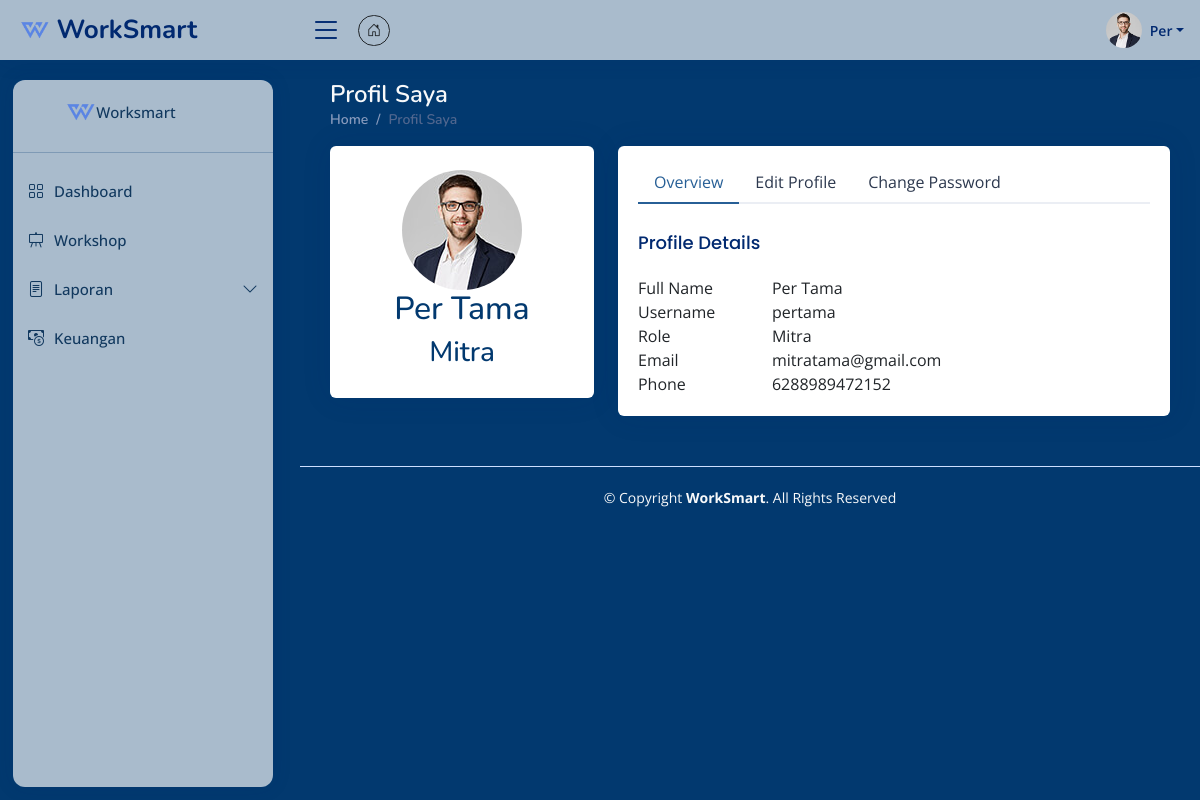
Screenshot of /pages/profil.php (signed in) with the database file from the repository.
### tables this page shows
CREATE TABLE `users` (
  `user_id` int(11) NOT NULL,
  `username` varchar(50) NOT NULL,
  `password` varchar(255) NOT NULL,
  `first_name` varchar(50) NOT NULL,
  `last_name` varchar(50) NOT NULL,
  `email` varchar(100) NOT NULL,
  `phone` varchar(16) NOT NULL,
  `role` enum('admin','mitra','user') NOT NULL,
  `created_at` timestamp NOT NULL DEFAULT current_timestamp(),
  `updated_at` timestamp NOT NULL DEFAULT current_timestamp() ON UPDATE current_timestamp()
);

### controllers/function.php (called while the page is built, shortened)
<?php
function getUserProfile($user_id) {
    require '../databases/database.php';
    $sql = "SELECT user_id, username, first_name, last_name, email, phone,  role, created_at
            FROM users WHERE user_id = ?";
    $stmt = $conn->prepare($sql);
    $stmt->bind_param("i", $user_id);
    $stmt->execute();
    return $stmt->get_result()->fetch_assoc();
}
?>

### pages/profil.php (the view, shortened to what this page needs)
<?php
require '../controllers/function.php';
$user_data = getUserProfile($_SESSION['user_id']);
?>
<!DOCTYPE html>
<html lang="en">
<head>
  <link href="assets/vendor/bootstrap/css/bootstrap.min.css" rel="stylesheet">
  <link href="assets/vendor/bootstrap-icons/bootstrap-icons.css" rel="stylesheet">
  <link href="assets/vendor/boxicons/css/boxicons.min.css" rel="stylesheet">
  <link href="assets/vendor/quill/quill.snow.css" rel="stylesheet">
  <link href="assets/vendor/quill/quill.bubble.css" rel="stylesheet">
  <link href="assets/vendor/remixicon/remixicon.css" rel="stylesheet">
  <link href="https://cdn.datatables.net/1.11.5/css/dataTables.bootstrap5.min.css" rel="stylesheet">
  <link href="https://cdn.datatables.net/responsive/2.2.9/css/responsive.bootstrap5.min.css" rel="stylesheet">
  <link href="https://cdn.datatables.net/buttons/2.2.2/css/buttons.bootstrap5.min.css" rel="stylesheet">
  <link href="assets/css/style.css" rel="stylesheet">
  <link href="assets/css/brand.css" rel="stylesheet">
</head>
<body>
  <?php require 'header.php'; ?>
  <?php require 'sidebar.php'; ?>
  <main id="main" class="main brand-bg-color">
    <div class="pagetitle">
      <h1 class="text-light">Profil Saya</h1>
      <nav>
        <ol class="breadcrumb">
          <li class="breadcrumb-item"><a href="dashboard.php">Home</a></li>
          <li class="breadcrumb-item active">Profil Saya</li>
        </ol>
      </nav>
    </div>
    <section class="section dashboard">
        <div class="row">
        <div class="col-xl-4">
            <div class="card">
                <div class="card-body profile-card pt-4 d-flex flex-column align-items-center">
                    <img src="assets/img/profile-img.jpg" alt="Profile" class="rounded-circle">
                    <h2 class="brand-color"><?= htmlspecialchars($user_data['first_name'] . ' ' . $user_data['last_name']) ?></h2>
                    <h3 class="brand-color"><?= ucfirst(htmlspecialchars($user_data['role'])) ?></h3>
                </div>
            </div>
        </div>
        <div class="col-xl-8">
            <div class="card">
                <div class="card-body pt-3">
                    <ul class="nav nav-tabs nav-tabs-bordered">
                        <li class="nav-item">
                            <button class="nav-link active" data-bs-toggle="tab" data-bs-target="#profile-overview">Overview</button>
                        </li>
                        <li class="nav-item">
                            <button class="nav-link" data-bs-toggle="tab" data-bs-target="#profile-edit">Edit Profile</button>
                        </li>
                        <li class="nav-item">
                            <button class="nav-link" data-bs-toggle="tab" data-bs-target="#profile-change-password">Change Password</button>
                        </li>
                    </ul>
                    <div class="tab-content pt-2">
                        <div class="tab-pane fade show active profile-overview" id="profile-overview">
                            <h5 class="card-title">Profile Details</h5>
                            <div class="row">
                                <div class="col-lg-3 col-md-4 label">Full Name</div>
                                <div class="col-lg-9 col-md-8"><?= htmlspecialchars($user_data['first_name'] . ' ' . $user_data['last_name']) ?></div>
                            </div>
                            <div class="row">
                                <div class="col-lg-3 col-md-4 label">Username</div>
                                <div class="col-lg-9 col-md-8"><?= htmlspecialchars($user_data['username']) ?></div>
                            </div>
                            <div class="row">
                                <div class="col-lg-3 col-md-4 label">Role</div>
                                <div class="col-lg-9 col-md-8"><?= ucfirst(htmlspecialchars($user_data['role'])) ?></div>
                            </div>
                            <div class="row">
                                <div class="col-lg-3 col-md-4 label">Email</div>
                                <div class="col-lg-9 col-md-8"><?= htmlspecialchars($user_data['email']) ?></div>
                            </div>
                            <div class="row">
                                <div class="col-lg-3 col-md-4 label">Phone</div>
                                <div class="col-lg-9 col-md-8"><?= htmlspecialchars($user_data['phone']) ?></div>
                            </div>
                        </div>
                    </div>
                </div>
            </div>
        </div>
    </div>
    </section>
  </main>
  <footer id="footer" class="footer brand-bg-color">
    <div class="copyright text-light">
      © Copyright <strong><span>WorkSmart</span></strong>. All Rights Reserved
    </div>
  </footer>
</body>
</html>

### pages/assets/css/style.css (style rules this page uses)
:root { scroll-behavior: smooth; }
body { font-family: "Open Sans", sans-serif; background: #02396f!important; color: #02396f!important; }
a { color: #275f96; text-decoration: none; }
h1, h2, h3, h4, h5, h6 { font-family: "Nunito", sans-serif; }
#main { margin-top: 60px; padding: 20px 30px; transition: all 0.3s; }
.pagetitle { margin-bottom: 10px; }
.pagetitle h1 { font-size: 24px; margin-bottom: 0; font-weight: 600; color: #012970; }
.card { margin-bottom: 30px; border: none; box-shadow: 0px 0 30px rgba(1, 41, 112, 0.1); }
.card-title { padding: 20px 0 15px 0; font-size: 18px; font-weight: 500; color: #012970; font-family: "Poppins", sans-serif; }
.card-body { padding: 0 20px 20px 20px; }
.breadcrumb { font-size: 14px; font-family: "Nunito", sans-serif; color: #899bbd; font-weight: 600; }
.breadcrumb a { color: #899bbd; transition: 0.3s; }
.breadcrumb .breadcrumb-item::before { color: #899bbd; }
.breadcrumb .active { color: #51678f; font-weight: 600; }
.nav-tabs-bordered { border-bottom: 2px solid #ebeef4; }
.nav-tabs-bordered .nav-link { margin-bottom: -2px; border: none; color: #2c384e; }
.nav-tabs-bordered .nav-link.active { background-color: #fff; color: #275f96; border-bottom: 2px solid #275f96; }
@media (min-width: 1200px) { #main, #footer { margin-left: 300px; } }
.footer { padding: 20px 0; font-size: 14px; transition: all 0.3s; border-top: 1px solid #cddfff; }
.footer .copyright { text-align: center; color: #012970; }

### pages/assets/css/brand.css (style rules this page uses)
.brand-color { color: #02396f!important; }
.brand-bg-color { background-color: #02396f!important; }
h1,h2,h3,h4,h5,p { color: white; }

### rows the page displays
users: first_name+last_name "Per Tama", role "Mitra", username "pertama", email "mitratama@gmail.com", phone "6288989472152"

### other values shown
$_SESSION['first_name'] "Per"
